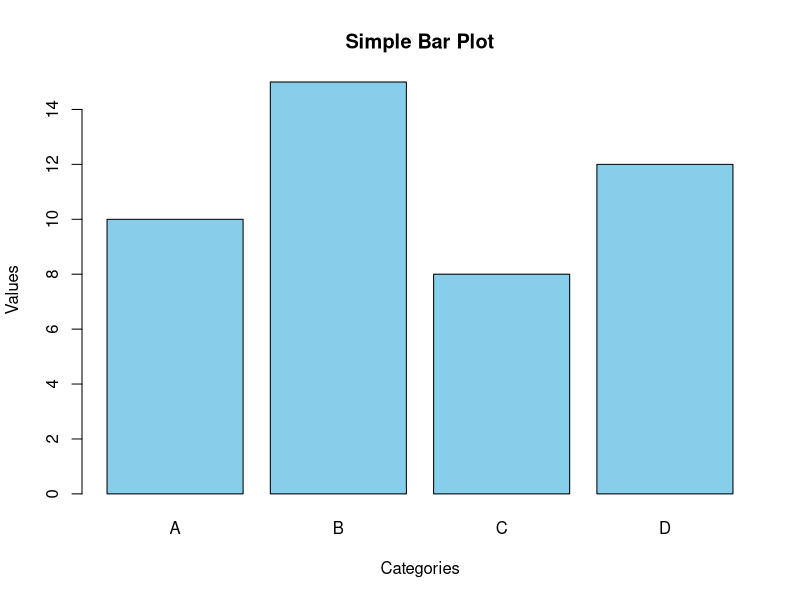

R code for this plot:
# R script to create and save a bar plot
# 定义数据
categories <- c("A", "B", "C", "D")
values <- c(10, 15, 8, 12)

# 创建柱状图并保存为PNG文件
png("barplot.png", width = 480, height = 480)
barplot(values, 
        names.arg = categories,
        main = "Simple Bar Plot",
        xlab = "Categories",
        ylab = "Values",
        col = "skyblue",
        border = "black")
dev.off() # 关闭图形设备
